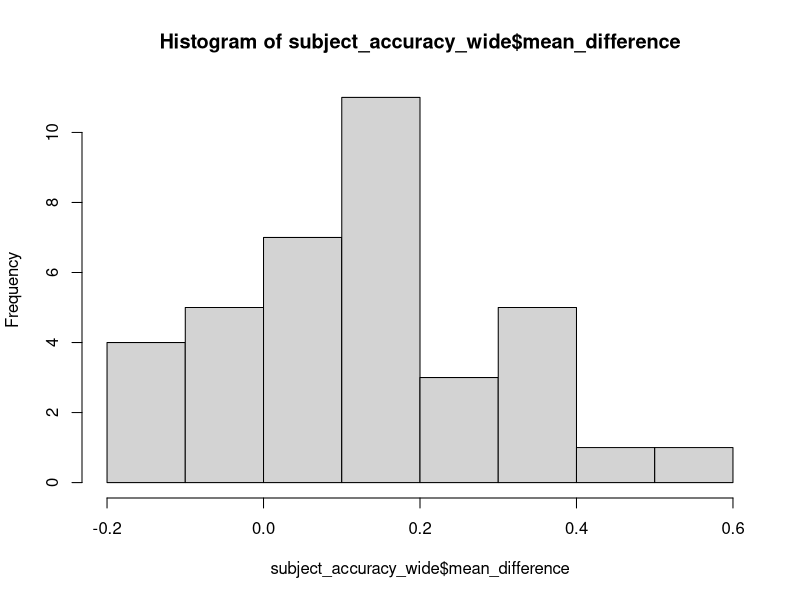
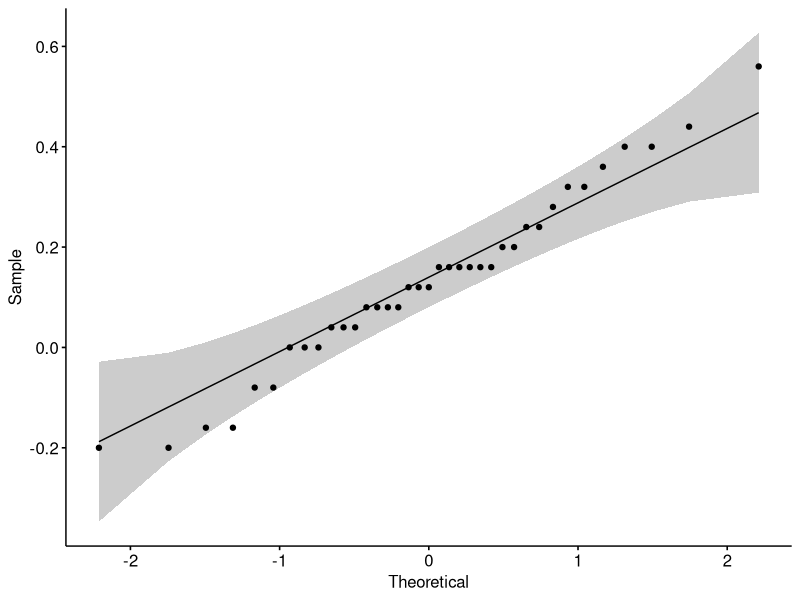
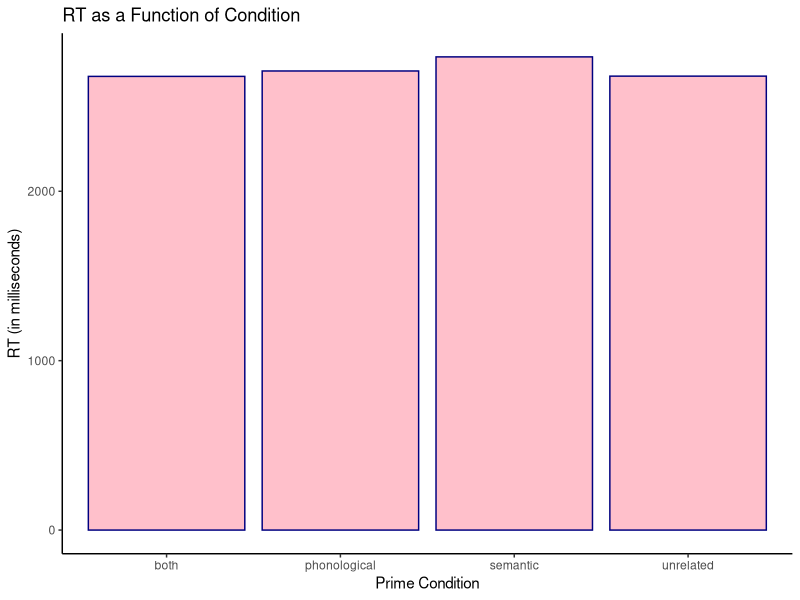

Write the R code that produced these figures, in order.
## ---- chunk 1
#install.packages("tidyverse", dependencies = TRUE)
#install.packages("ggthemes", dependencies = TRUE)
## ---- chunk 2
library(tidyverse)
library(ggthemes)
library(rstatix)
library(ggpubr)
## ---- chunk 3
assignment5 = read_csv("assignment5_data.csv")
## ---- chunk 4
subject_accuracy = assignment5 %>%
  group_by(subject, prime_condition) %>%
  summarise(mean_accuracy = mean(accuracy))

subject_rt = assignment5 %>%
  group_by(subject, prime_condition) %>%
  summarise(mean_RT = mean(response_RT))
## ---- chunk 5
subject_accuracy_wide = subject_accuracy %>%
  pivot_wider(names_from = prime_condition, values_from = mean_accuracy)
## ---- chunk 6
subject_accuracy_long = subject_accuracy_wide %>%
  pivot_longer(names_to = "prime condition", cols = both:unrelated)
## ---- chunk 7
t.test(subject_accuracy_wide$phonological, subject_accuracy_wide$semantic, var.equal = FALSE, paired = TRUE)
## ---- chunk 8
x_bar = mean(subject_accuracy_wide$mean_difference)
sd_diff = sd(subject_accuracy_wide$mean_difference)
t = x_bar/(sd_diff/sqrt(nrow(subject_accuracy_wide)))

df = nrow(subject_accuracy_wide) -1

p = 2*(1-pt(t,df))
## ---- chunk 9
subject_accuracy_wide = subject_accuracy_wide %>%
  mutate(mean_difference = phonological - semantic)

subject_accuracy_wide = subject_accuracy_wide %>% ungroup()

hist(subject_accuracy_wide$mean_difference)

outliers = subject_accuracy_wide %>%
  identify_outliers(mean_difference)
## ---- chunk 10
ggqqplot(subject_accuracy_wide, "mean_difference")

subject_accuracy_wide %>% shapiro_test(mean_difference)
## ---- chunk 11
mean_rt = subject_rt %>%
  group_by(prime_condition) %>%
  summarise(mean_rt = mean(mean_RT))

mean_rt %>% 
  ggplot(aes(x = prime_condition, y = mean_rt)) +
  geom_col(fill = "pink", color = "navy")+
  theme_classic()+
  xlab("Prime Condition") + 
  ylab ("RT (in milliseconds)")+
  ggtitle("RT as a Function of Condition")
## ---- chunk 12
subject_rt_wide = subject_rt %>%
  pivot_wider(names_from = prime_condition, values_from = mean_RT)

subject_rt_wide = subject_rt_wide %>%
  mutate(mean_rt_diff = semantic - both)

subject_rt_wide = subject_rt_wide %>% ungroup()

rt_outliers = subject_rt_wide %>%
  identify_outliers(mean_rt_diff)

subject_rt_wide %>% shapiro_test(mean_rt_diff)

t.test(subject_rt_wide$semantic, subject_rt_wide$both, var.equal = FALSE, paired = TRUE)
